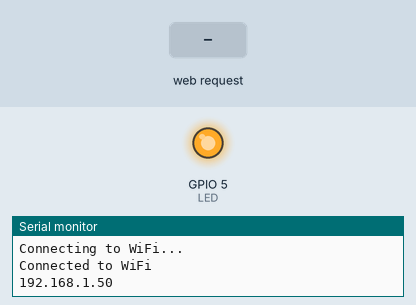
Bench run of a program on a simulated ESP32. On the bench: output pins drawn as LEDs (lit = HIGH), the last lines printed to the serial monitor. Inputs (shaded band) come from the test bench. WiFi joins after 1.5 s; servers stay silent unless stated.

Above: at 3.2 s.
3.3 s: HTTP request GET /btnClick received
At 4.1 s:
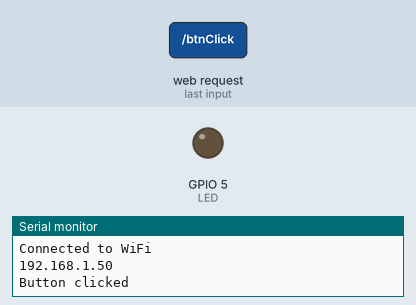
4.8 s: HTTP request GET / received
6.3 s: HTTP request GET /stateLED received
Timing chart, 0 to 9.3 s (numbered marks = the images above; inputs shaded):
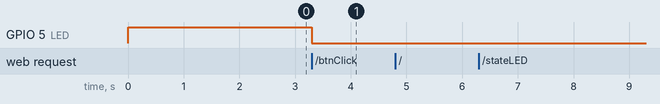

Measured:
- after the input at 3.3 s, GPIO 5 (LED): HIGH → LOW at once

The program:

main.cpp
```cpp
#include <Arduino.h>
#include <WiFi.h>
#include <WebServer.h>
#include <ArduinoJson.h>
#include <ESPmDNS.h>
#include <esp_wifi.h>
#include "pictureText.h"
#define LED 5 //<<-- config GPIO

//@ Config wifi here!!
const char *ssid = "SettingSSID";  //<--
const char *password = "SettingPassword";  //<--
//@ Config wifi here!!

const int port = 80;
bool stateLED = 0;

WebServer server(port);

void handleRoot()
{
  Serial.println("handleRoot");
  server.send(200, "text/plain", "        Hello from ESP32!"
                                 "\n ### List path Available ###"
                                 "\n #    - [POST] /btn        #"
                                 "\n #    - [POST] /onLED      #"
                                 "\n #    - [POST] /offLED     #"
                                 "\n #    - [GET] /stateLED    #"
                                 "\n ###########################\n" +
                                     String(charPicture));
}

void handleBtn()
{
  server.send(200, "text/html", "<html><body><h1>Control LED</h1><p> PIN LED " + String(LED) + " - State: " + String((stateLED ? "ON" : "OFF")) + "</p><p><a href=btnClick><button class=button>Toggle LED</button></a></p></body></html>");
}

void handleButtonClick()
{
  stateLED = !stateLED;
  digitalWrite(LED, !stateLED);
  Serial.println("Button clicked");
  handleBtn();
}

void handleControlLED(bool state)
{
  Serial.println("ControlLED");
  stateLED = state;
  digitalWrite(LED, !stateLED);
  StaticJsonDocument<200> doc;
  doc["message"] = "success";
  doc["stateLED"] = (stateLED ? "ON" : "OFF");
  String respBody;
  serializeJson(doc, respBody);
  server.send(200, "application/json", respBody);
}

void handleGetStateLED()
{
  Serial.println("StateLED");
  StaticJsonDocument<200> doc;
  doc["message"] = "success";
  doc["stateLED"] = (stateLED ? "ON" : "OFF");
  String respBody;
  serializeJson(doc, respBody);
  server.send(200, "application/json", respBody);
}

void setup()
{
  Serial.begin(115200);
  WiFi.begin(ssid, password);
  pinMode(LED, OUTPUT);
  digitalWrite(LED, HIGH); // my builtin LED active LOW <<-- if GIOP active HIGH please set initail value LOW

  //@ setting if what to static ip device <<--

  // IPAddress staticIP(192, 168, 1, 119);
  // IPAddress gateway(192, 168, 1, 1);
  // IPAddress subnet(255, 255, 255, 0);
  // IPAddress dns(8, 8, 8, 8);
  // WiFi.config(staticIP, gateway, subnet, dns);

  //@ setting if what to static ip device <<--

  while (WiFi.status() != WL_CONNECTED)
  {
    delay(1000);
    Serial.println("Connecting to WiFi...");
  }

  Serial.println("Connected to WiFi");
  Serial.println(WiFi.localIP());

  if (!MDNS.begin("esp32")) //@ config MDNS name here <<--
  {
    Serial.println("Error encountered while starting mDNS");
    return;
  }

  server.onNotFound(handleRoot);
  server.on("/", handleRoot);
  server.on("/btn", HTTP_GET, handleBtn);
  server.on("/btnClick", handleButtonClick);
  server.on("/onLED", HTTP_POST, []()
            { handleControlLED(true); });
  server.on("/offLED", HTTP_POST, []()
            { handleControlLED(false); });
  server.on("/stateLED", HTTP_GET, handleGetStateLED);

  server.begin();
  MDNS.addService("http", "tcp", port);
}

void loop()
{
  server.handleClient();
}
```

pictureText.h
```cpp
#include <Arduino.h>

const PROGMEM char charPicture[] = {"\n             ...                            ...            "
                                    "\n            ~!YP.                       ..~7J75P           "
                                    "\n          .YJ~J#~  ....::::::^^^::....^7JJ?!!~G#.          "
                                    "\n          Y5!!7BGJJJJJJJ???????J??YBGYJ7!!!!!!BP           "
                                    "\n         JG!!!!PPJ7!!!!!!!!!!!!!!!JY7!!!!!!!!7BY           "
                                    "\n        ?P!!!!!!!~!!!!!!!!!!!!!!!!!!!!!!!!!!!!#Y           "
                                    "\n       !Y!!!!!?JJ?7!!!!!!!!!75P5Y7!!!!!!!!!!!!#5           "
                                    "\n      .Y~!!!!G&&&@G!!!!!!!!!B&&@&#!!!!!!!!!!!7#&!          "
                                    "\n      Y?!!!!!P##BG?!????!!!!JGBBG5!!!!!!!!!!!Y#5B:         "
                                    "\n     :J!!!!!!!!7!!~J#BBP!!!!!!!!!!!!!!!!!!!!!JG7PJ         "
                                    "\n     7?!!!!!!!!!!77?5GPYJJ?7!!!!!!!!!!!!!!!!!7B?5Y         "
                                    "\n     57!!!7?J5555YJJ7Y7?JY5PGP5?7!!!!!!!!!!!!?#7P7         "
                                    "\n    .P77YGG??Y::............:555GPY7!!!!!!!!7YG!G.         "
                                    "\n    :G7G#:^.:: ....^......:..^..:~JPP57!!!!77G?YY          "
                                    "\n    ~P55:..~.^~:.!7J:Y~^:?!5..^^!...JJPP7!77YP7G.          "
                                    "\n    ~GB::!^5:J?~:!!~~?^^^~?Y7^?J5...^.^##?7!PJB^           "
                                    "\n     ~#7GY.~?7!             .:7?!^^!P.^Y&P!Y5G^            "
                                    "\n      YG5: .^##P:            .~!??..~^~B#G!GB:   ..        "
                                    "\n       5P  ..^~^.           .G&G~      !&P~#7 ...::....    "
                                    "\n       7J .:.    ......      .^^: .    J#G7&:.:::::::::... "
                                    "\n       .B.        ....           .:.  :##J#5.:::::::::::.. "
                                    "\n        !G.      !&5Y#Y               PGY#P.::::::::::::.  "
                                    "\n         75.    :&&GP&@^            :PP7J&P.::::::::::::.  "
                                    "\n          ?B^   P@BJ7#@^         .~5GJ!!?BB:.::::::::::.   "
                                    "\n      .:!?5G#G~.:^!7~J7      .:!YGGJ!!!!!J#J.:::::::::.    "
                                    "\n    :!Y?!!!~::::^~~:.:^~!!~!5B#GY7~757!!!!G#^.:::::::.     "
                                    "\n  .77:.          :!P#G7!.   .~7YYYJ5@J!!!!?B?.::::::.      "
                                    "\n  J~    .^?!7!:.^~7B@P~^:. .    .:^!YYYYJ7!GB::::::.       "
                                    "\n  7^..:~!57..:~!?J!G~7Y?!~!~~J7:      .:!J5G#^.:::.        "
                                    "\n   .:::. J~      J7Y   ... !.:JBP7:       :P&!.::..        "
                                    "\n         ??      ?5Y       !G5J?^!PG!.     ^@~.::.         "
                                    "\n         ~5      J##.      !B^:7!..7#&PJ7!7YJ.::.          "
                                    "\n         .P      5PB^      JY.::7?^.:YBJG#G:.:::.          "
                                    "\n          P.     P7YJ     .G?::::^?7::Y!^Y:.:::.           "
                                    "\n          ?~     P7!P     .B~:::::.~7~~~Y^.:::.            "
                                    "\n          :Y     PP7B.    ~B^:::::..:~JJ^.::..             "
                                    "\n           Y:    5~~#^    ?#Y?7!!!7JJ7^..::..              "
                                    "\n           ^Y    5!.?J    P!:~~!!!~^:.::...                "
                                    "\n          .~7    !5.!P    P~.............                  "
                                    "\n        :~~.    .7J7?.    P!.::.....                       "
                                    "\n      .Y~      .??7^     .G::..                            "
                                    "\n      7#:...  :?77       !Y...                             "
                                    "\n      .YJ77::!7.P:..    .P^.                               "
                                    "\n        .:^:^.  ^?7J!J??7:.             BinaryBear         "
                                    "\n                  .::::.                                   "
                                    "\n                                                           "};
```
